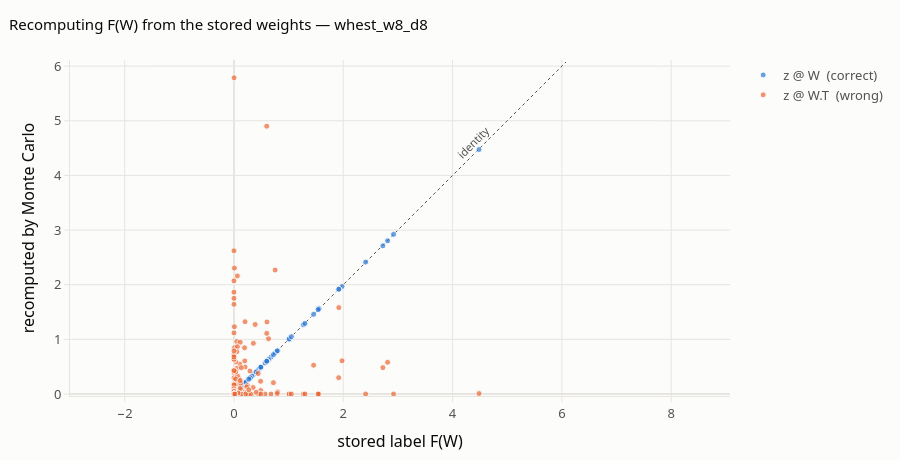

The code cell stored with this chart in its notebook:
### Code cell
hi = float(max(stored.max(), mc.max(), mc_T.max())) * 1.05
fig = go.Figure()
fig.add_trace(go.Scatter(
    x=[0, hi], y=[0, hi], mode="lines", name="exact agreement",
    line=dict(color=INK_SOFT, width=1, dash="dot"), hoverinfo="skip", showlegend=False))
for vals, colour, label in [(mc, C_BLUE, "z @ W  (correct)"),
                            (mc_T, C_ORANGE, "z @ W.T  (wrong)")]:
    fig.add_trace(go.Scatter(
        x=stored.ravel(), y=vals.ravel(), mode="markers", name=label,
        marker=dict(color=colour, size=6, opacity=0.7,
                    line=dict(width=1, color="#fcfcfb")),   # 1px surface ring
        hovertemplate=f"{label}<br>stored %{{x:.4f}}<br>recomputed %{{y:.4f}}<extra></extra>"))
fig.add_annotation(x=hi * 0.72, y=hi * 0.72, text="identity", showarrow=False,
                   font=dict(color=INK_SOFT, size=11), textangle=-45, yshift=12)
style(fig, f"Recomputing F(W) from the stored weights — {SMALL}", height=460,
      showlegend=True)
fig.update_xaxes(title="stored label F(W)", range=[0, hi])
fig.update_yaxes(title="recomputed by Monte Carlo", range=[0, hi],
                 scaleanchor="x", scaleratio=1)
fig.show()

### Figure 1 — Plotly figure (JSON) as saved in the notebook; plotly's stock layout.template omitted (floating-point values rounded to 4 significant figures; data arrays with more than 128 entries replaced by an {"elided": "..."} marker saying what was removed)
{"data": [{"hoverinfo": "skip", "line": {"color": "#52514e", "dash": "dot", "width": 1}, "mode": "lines", "name": "exact agreement", "showlegend": false, "type": "scatter", "x": [0, 6.076], "y": [0, 6.076]}, {"hovertemplate": "z @ W  (correct)<br>stored %{x:.4f}<br>recomputed %{y:.4f}<extra></extra>", "marker": {"color": "#2a78d6", "line": {"color": "#fcfcfb", "width": 1}, "opacity": 0.7, "size": 6}, "mode": "markers", "name": "z @ W  (correct)", "type": "scatter", "x": {"elided": "192 float values"}, "y": {"elided": "192 float values"}}, {"hovertemplate": "z @ W.T  (wrong)<br>stored %{x:.4f}<br>recomputed %{y:.4f}<extra></extra>", "marker": {"color": "#eb6834", "line": {"color": "#fcfcfb", "width": 1}, "opacity": 0.7, "size": 6}, "mode": "markers", "name": "z @ W.T  (wrong)", "type": "scatter", "x": {"elided": "192 float values"}, "y": {"elided": "192 float values"}}], "layout": {"annotations": [{"font": {"color": "#52514e", "size": 11}, "showarrow": false, "text": "identity", "textangle": -45, "x": 4.375, "y": 4.375, "yshift": 12}], "font": {"color": "#0b0b0b", "family": "system-ui, -apple-system, Segoe UI, sans-serif", "size": 13}, "height": 460, "hoverlabel": {"font": {"size": 12}}, "legend": {"bgcolor": "rgba(0,0,0,0)", "borderwidth": 0, "font": {"color": "#52514e"}}, "margin": {"b": 60, "l": 70, "r": 30, "t": 60}, "paper_bgcolor": "#fcfcfb", "plot_bgcolor": "#fcfcfb", "showlegend": true, "title": {"font": {"color": "#0b0b0b", "size": 15}, "text": "Recomputing F(W) from the stored weights — whest_w8_d8", "x": 0.01}, "xaxis": {"gridcolor": "#e6e5e1", "linecolor": "#e6e5e1", "range": [0, 6.076], "tickcolor": "#e6e5e1", "tickfont": {"color": "#52514e"}, "ticks": "outside", "title": {"text": "stored label F(W)"}, "zerolinecolor": "#e6e5e1"}, "yaxis": {"gridcolor": "#e6e5e1", "linecolor": "#e6e5e1", "range": [0, 6.076], "scaleanchor": "x", "scaleratio": 1, "tickcolor": "#e6e5e1", "tickfont": {"color": "#52514e"}, "ticks": "outside", "title": {"text": "recomputed by Monte Carlo"}, "zerolinecolor": "#e6e5e1"}}}
